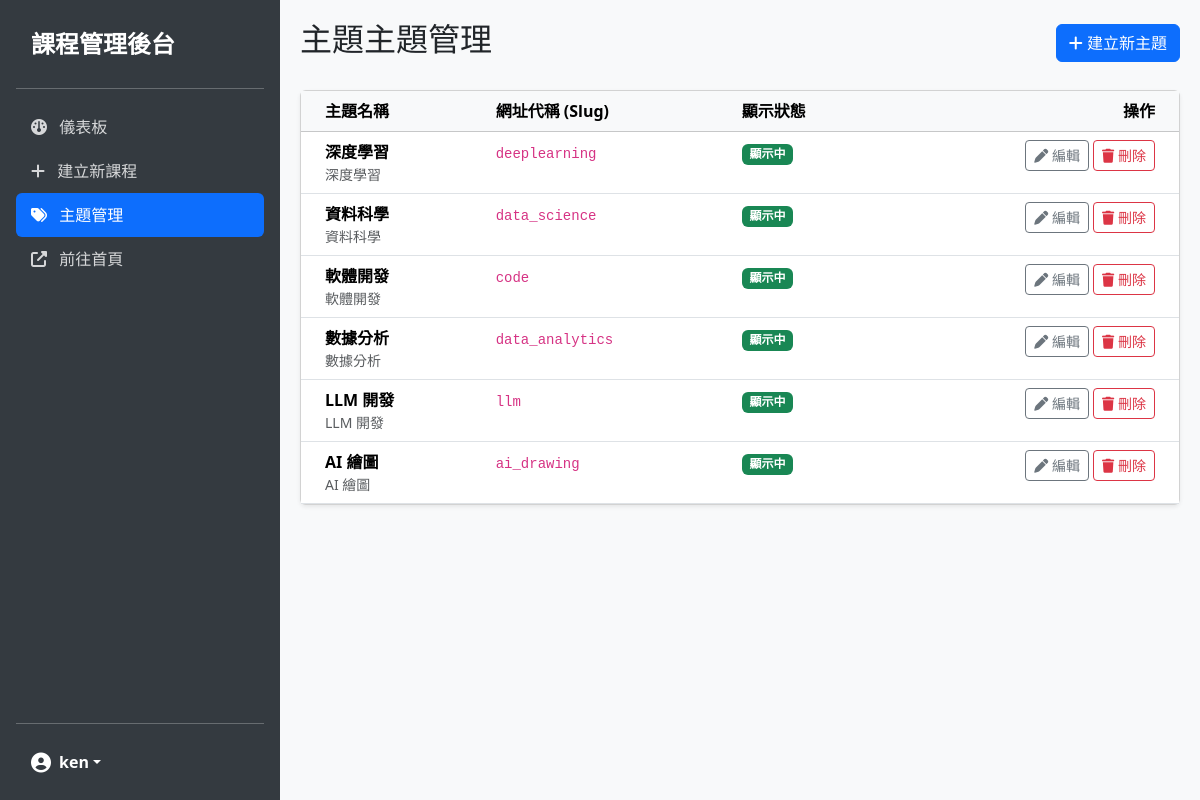
Page /academy/dashboard/category/ (signed in) on the committed database.
### academy/models.py (models this page shows, shortened)
class Category(models.Model):
    name = models.CharField('課程主題名稱', max_length=256)
    slug = models.CharField('主題網址', max_length=256, db_index=True, unique=True)
    intro = models.TextField('主題簡介', default='')
    display = models.BooleanField('主題顯示', default=False)

### academy/views.py (the view)
# urls.py: path('academy/dashboard/category/', dashboard_category_list, name='dashboard_category_list'),
@staff_member_required
def dashboard_category_list(request):
    categories = Category.objects.all()
    return render(request, 'academy/dashboard/category_list.html', locals())

### templates/academy/dashboard/category_list.html (shortened to what this page needs)
{% extends 'academy/dashboard/base.html' %}
{% block content %}
<div class="d-flex justify-content-between align-items-center mb-4">
    <h2>主題主題管理</h2>
    <a href="{% url 'dashboard_category_create' %}" class="btn btn-primary">
        <i class="fa-solid fa-plus"></i> 建立新主題
    </a>
</div>
<div class="card shadow-sm">
    <div class="card-body p-0">
        <table class="table table-hover mb-0">
            <thead class="table-light">
                <tr>
                    <th class="ps-4">主題名稱</th>
                    <th>網址代稱 (Slug)</th>
                    <th>顯示狀態</th>
                    <th class="text-end pe-4">操作</th>
                </tr>
            </thead>
            <tbody>
                {% for category in categories %}
                <tr>
                    <td class="ps-4">
                        <div class="fw-bold">{{ category.name }}</div>
                        <div class="small text-muted text-truncate" style="max-width: 300px;">{{ category.intro }}</div>
                    </td>
                    <td><code>{{ category.slug }}</code></td>
                    <td>
                        {% if category.display %}
                        <span class="badge bg-success">顯示中</span>
                        {% else %}
                        <span class="badge bg-secondary">已隱藏</span>
                        {% endif %}
                    </td>
                    <td class="text-end pe-4">
                        <a href="{% url 'dashboard_category_edit' category.id %}"
                            class="btn btn-sm btn-outline-secondary">
                            <i class="fa-solid fa-pen"></i> 編輯
                        </a>
                        <a href="{% url 'dashboard_category_delete' category.id %}"
                            class="btn btn-sm btn-outline-danger delete-category">
                            <i class="fa-solid fa-trash"></i> 刪除
                        </a>
                    </td>
                </tr>
                {% empty %}
                <tr>
                    <td colspan="4" class="text-center py-5 text-muted">目前沒有任何主題</td>
                </tr>
                {% endfor %}
            </tbody>
        </table>
    </div>
</div>
{% endblock %}

### templates/academy/dashboard/base.html (shortened to what this page needs)
<!DOCTYPE html>
<html lang="zh-Hant">
<head>
    <link href="https://cdn.jsdelivr.net/npm/bootstrap@5.3.3/dist/css/bootstrap.min.css" rel="stylesheet">
    <link href="https://cdnjs.cloudflare.com/ajax/libs/font-awesome/6.5.0/css/all.min.css" rel="stylesheet">
</head>
<body>
    <div class="d-flex">
        <div class="sidebar d-flex flex-column flex-shrink-0 p-3" style="width: 280px;">
            <a href="/academy/dashboard/"
                class="d-flex align-items-center mb-3 mb-md-0 me-md-auto text-white text-decoration-none">
                <span class="fs-4 fw-bold">課程管理後台</span>
            </a>
            <hr>
            <ul class="nav nav-pills flex-column mb-auto">
                <li class="nav-item">
                    <a href="/academy/dashboard/"
                        class="nav-link {% if request.path == '/academy/dashboard/' %}active{% endif %}">
                        <i class="fa-solid fa-gauge me-2"></i> 儀表板
                    </a>
                </li>
                <li>
                    <a href="{% url 'dashboard_course_create' %}"
                        class="nav-link {% if 'course/create' in request.path %}active{% endif %}">
                        <i class="fa-solid fa-plus me-2"></i> 建立新課程
                    </a>
                </li>
                <li>
                    <a href="{% url 'dashboard_category_list' %}"
                        class="nav-link {% if 'category' in request.path %}active{% endif %}">
                        <i class="fa-solid fa-tags me-2"></i> 主題管理
                    </a>
                </li>
                <li>
                    <a href="/academy/main/" target="_blank" class="nav-link">
                        <i class="fa-solid fa-external-link-alt me-2"></i> 前往首頁
                    </a>
                </li>
            </ul>
            <hr>
            <div class="dropdown">
                <a href="#" class="d-flex align-items-center text-white text-decoration-none dropdown-toggle"
                    id="dropdownUser1" data-bs-toggle="dropdown" aria-expanded="false">
                    <i class="fa-solid fa-user-circle fa-lg me-2"></i>
                    <strong>{{ request.user.username }}</strong>
                </a>
            </div>
        </div>
        <div class="flex-grow-1 main-content">
            {% block content %}{% endblock %}
        </div>
    </div>
</body>
</html>

### templates/academy/dashboard/base.html (style rules this page uses)
body { background-color: #f8f9fa; }
.sidebar { min-height: 100vh; background-color: #343a40; color: white; }
.sidebar a { color: rgba(255, 255, 255, .8); text-decoration: none; padding: 10px 15px; display: block; }
.sidebar a:hover, .sidebar a.active { color: white; background-color: rgba(255, 255, 255, .1); }
.main-content { padding: 20px; }

### rows in the picture
Category: name "深度學習", intro "深度學習", slug "deeplearning", display "顯示中"
Category: name "資料科學", intro "資料科學", slug "data_science", display "顯示中"
Category: name "軟體開發", intro "軟體開發", slug "code", display "顯示中"
Category: name "數據分析", intro "數據分析", slug "data_analytics", display "顯示中"
Category: name "LLM 開發", intro "LLM 開發", slug "llm", display "顯示中"
Category: name "AI 繪圖", intro "AI 繪圖", slug "ai_drawing", display "顯示中"

### other values in the picture
{{ request.user.username }} "ken"
